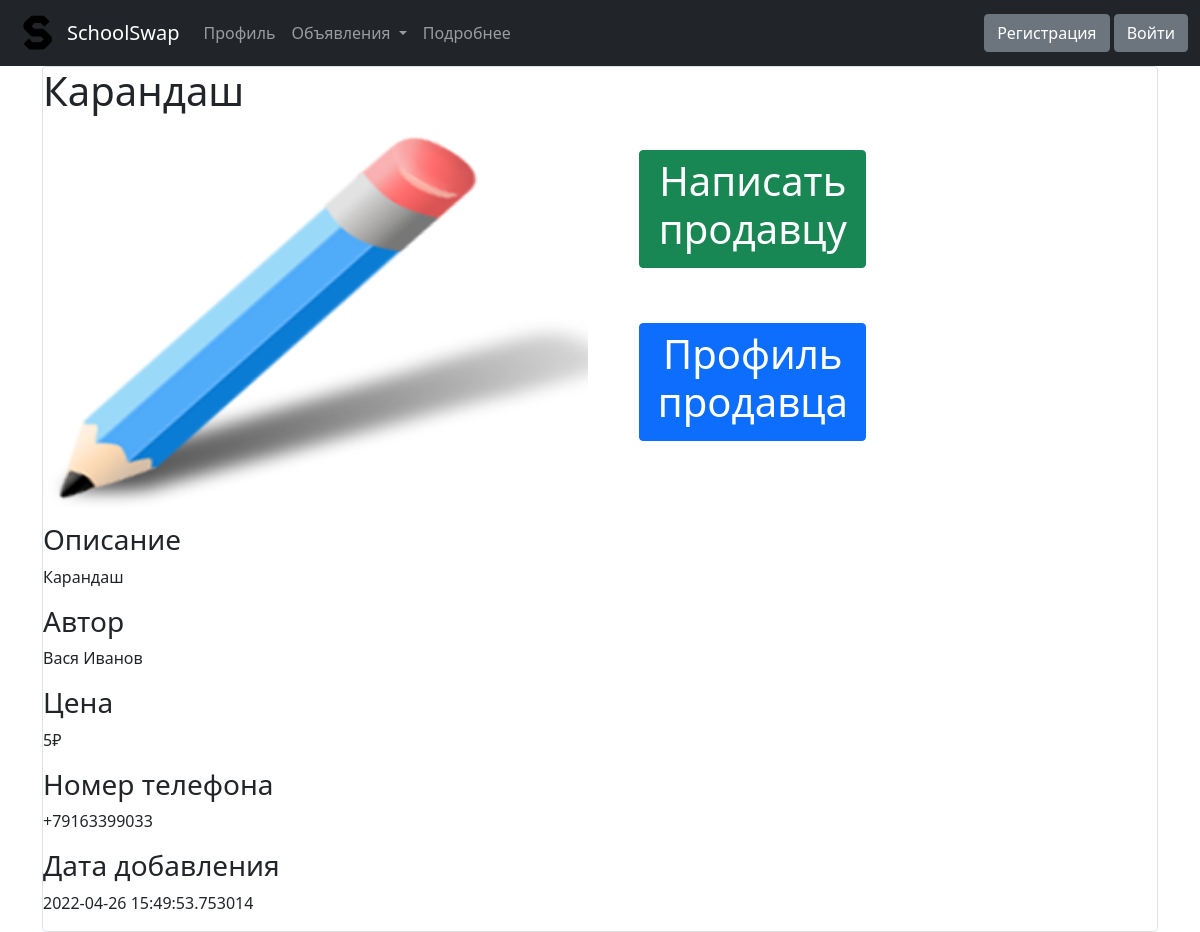
The page /goods_info/1 on the database its author committed.
### data/goods.py (models this page shows, shortened)
class Goods(SqlAlchemyBase, SerializerMixin):
    __tablename__ = 'goods'
    id = sqlalchemy.Column(sqlalchemy.Integer,
                           primary_key=True, autoincrement=True)
    picture = sqlalchemy.Column(sqlalchemy.String, nullable=True)
    description = sqlalchemy.Column(sqlalchemy.String, nullable=True)
    title = sqlalchemy.Column(sqlalchemy.String, nullable=True)
    created_date = sqlalchemy.Column(sqlalchemy.DateTime,
                                     default=datetime.datetime.now)
    user_id = sqlalchemy.Column(sqlalchemy.Integer,
                                sqlalchemy.ForeignKey("users.id"))
    price = sqlalchemy.Column(sqlalchemy.Integer, nullable=True)
    user = orm.relation('User')

### data/users.py (models this page shows, shortened)
class User(SqlAlchemyBase, UserMixin):
    __tablename__ = 'users'
    id = sqlalchemy.Column(sqlalchemy.Integer, primary_key=True, autoincrement=True)
    username = sqlalchemy.Column(sqlalchemy.String, nullable=True)
    classnum = sqlalchemy.Column(sqlalchemy.String, nullable=True)
    phone = sqlalchemy.Column(sqlalchemy.String, unique=True, nullable=True)
    email = sqlalchemy.Column(sqlalchemy.String, unique=True, nullable=True)
    hashed_password = sqlalchemy.Column(sqlalchemy.String, nullable=True)
    goods = orm.relation("Goods", back_populates='user')

### main.py (the view)
@app.route('/goods_info/<int:id>', methods=['GET', 'POST'])
def goods_info(id):
    db_sess = db_session.create_session()
    goods = db_sess.query(Goods).filter(Goods.id == id).first()
    return render_template('good.html',
                           goods=goods,
                           title='Товар')

### data/db_session.py (called while the page is built)
def create_session() -> Session:
    global __factory
    return __factory()

### templates/good.html (shortened to what this page needs)
{% extends "base.html" %}
{% block content %}
<link rel="stylesheet" href="{{ url_for('static', filename='css/good.css') }}">
<div class="col-md-12 border rounded item">
  <h1>{{goods.title}}</h1>
  <div class="row">
    <img src="{{ url_for('static', filename=goods.picture) }}" class="image col-md-6">
    <div class="col-md-6">
      <a href="/chat" class="btn btn-success col-md-5" style="margin: 5%;"><h1>Написать продавцу</h1></a>
      <a href="/profile/{{ goods.user_id }}" class="btn btn-primary col-md-5" style="margin: 5%;"><h1>Профиль продавца</h1></a>
    </div>
  </div>
  <div>
    <h3>Описание</h3>
    <p>{{goods.description}}</p>
  </div>
  <div>
    <h3>Автор</h3>
    <p>{{goods.user.username}}</p>
  </div>
  <div>
    <h3>Цена</h3>
    <p>{{goods.price}}₽</p>
  </div>
    <h3>Номер телефона</h3>
    <p>{{goods.user.phone}}</p>
  <div>
    <h3>Дата добавления</h3>
    <p>{{goods.created_date}}</p>
  </div>
</div>
{% endblock %}

### static/css/good.css (style rules this page uses)
.image { width: 600px; height: 400px; }

### rows shown on the page
Goods: title "Карандаш", picture (picture), description "Карандаш", price "5", created_date "2022-04-26 15:49:53.753014"
User: user.username "Вася Иванов", user.phone "+79163399033"
